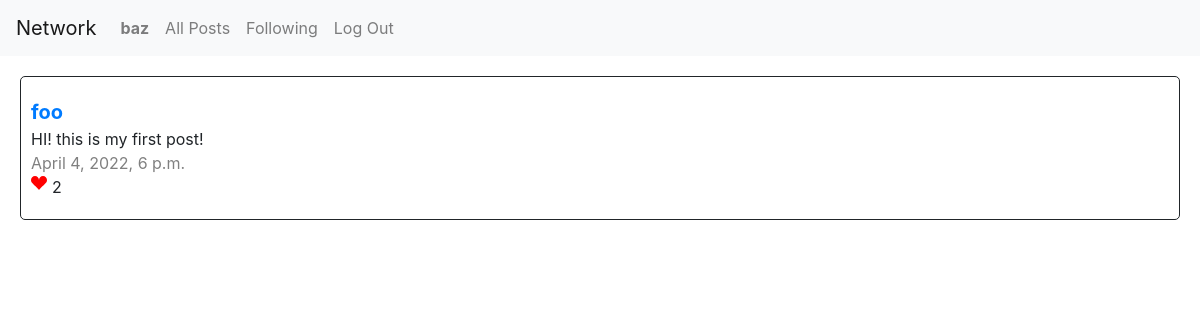
The page /following (signed in) on the database as committed earlier.
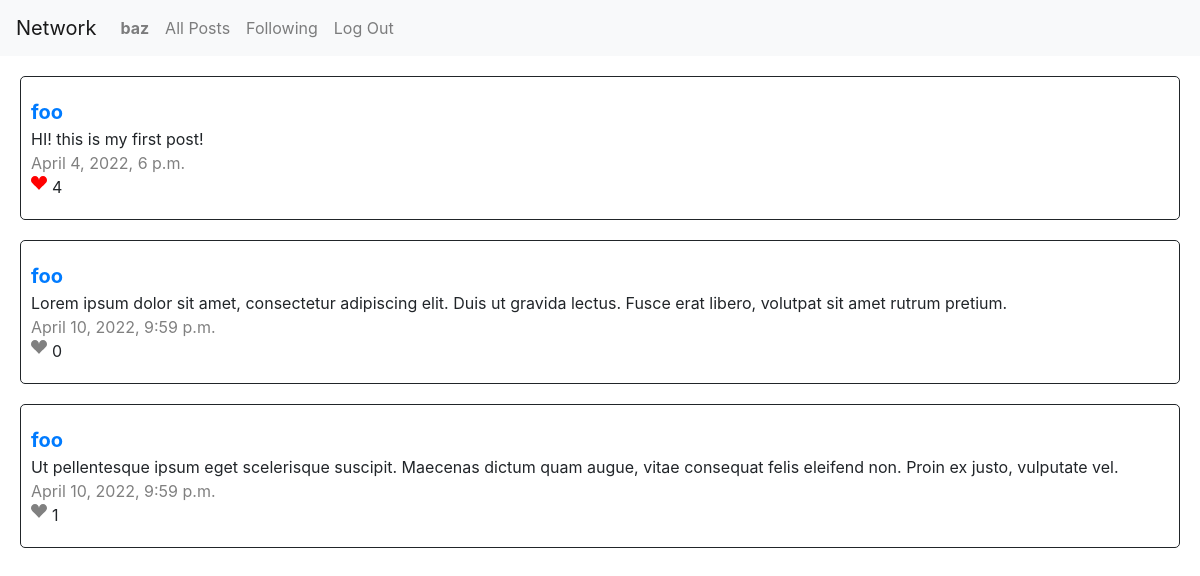
The same page on the database as committed later.
### network/models.py (models this page shows, shortened)
class Post(models.Model):
    author = models.ForeignKey(User, on_delete=models.CASCADE, related_name="posts")
    content = models.TextField()
    timestamp = models.DateTimeField()
    likes = models.ManyToManyField(User, blank=True, related_name="liked_posts")
    def get_like_url(self):
        return reverse("network:like_toogle", kwargs={'post_id': self.pk})

class User(AbstractUser):
    following = models.ManyToManyField("self", symmetrical=False, blank=True, related_name="followers")

### network/views.py (the view)
# urls.py: path("following", views.following, name="following"),
@login_required
def following(request):
    following_users = request.user.following.all()
    all_posts = Post.objects.all()
    filtered_posts = [post for post in all_posts if post.author in following_users]
    return render(request, "network/following.html", {
        'posts': filtered_posts
    })

### network/templates/network/following.html (shortened to what this page needs)
{% extends "network/layout.html" %}
{% load static %}
{% block body %}
{% for post in posts %}
  <div class="post">
    <a href="{% url 'network:profile' post.author.pk %}">
      <b class="post-author">{{ post.author.username }}</b>
    </a>
    <div class="post-content">{{ post.content }}</div>
    <div class="post-timestamp">{{ post.timestamp }}</div>
    <div class="likes-container">
      {% if user.is_authenticated %}
        {% if user in post.likes.all %}
          <svg class="post-like-button" data-href="{{ post.get_like_url }}" xmlns="http://www.w3.org/2000/svg" width="16" height="16" fill="red" class="bi bi-suit-heart-fill" viewBox="0 0 16 16">
            <path d="M4 1c2.21 0 4 1.755 4 3.92C8 2.755 9.79 1 12 1s4 1.755 4 3.92c0 3.263-3.234 4.414-7.608 9.608a.513.513 0 0 1-.784 0C3.234 9.334 0 8.183 0 4.92 0 2.755 1.79 1 4 1z"/>
          </svg>
        {% else %}
          <svg class="post-like-button" data-href="{{ post.get_like_url }}" xmlns="http://www.w3.org/2000/svg" width="16" height="16" fill="grey" class="bi bi-suit-heart-fill" viewBox="0 0 16 16">
            <path d="M4 1c2.21 0 4 1.755 4 3.92C8 2.755 9.79 1 12 1s4 1.755 4 3.92c0 3.263-3.234 4.414-7.608 9.608a.513.513 0 0 1-.784 0C3.234 9.334 0 8.183 0 4.92 0 2.755 1.79 1 4 1z"/>
          </svg>
        {% endif %}
      {% endif %}
      <div class="post-likes-count" id="{{ post.pk }}">{{ post.likes.count }}</div>
    </div>
  </div>
{% endfor %}
{% endblock %}

Rows that differ between the two databases and show on the page:
computed for Post "HI! this is my first post!": likes.count "2" → "4"
added Post: author.username "foo", content "Lorem ipsum dolor sit amet, consectetur adipiscing elit. Duis ut gravida lectus. Fusce erat libero, volutpat sit amet rutrum pretium.", timestamp "April 10, 2022, 9:59 p.m.", likes.count "0"
added Post: author.username "foo", content "Ut pellentesque ipsum eget scelerisque suscipit. Maecenas dictum quam augue, vitae consequat felis eleifend non. Proin ex justo, vulputate vel.", timestamp "April 10, 2022, 9:59 p.m.", likes.count "1"
